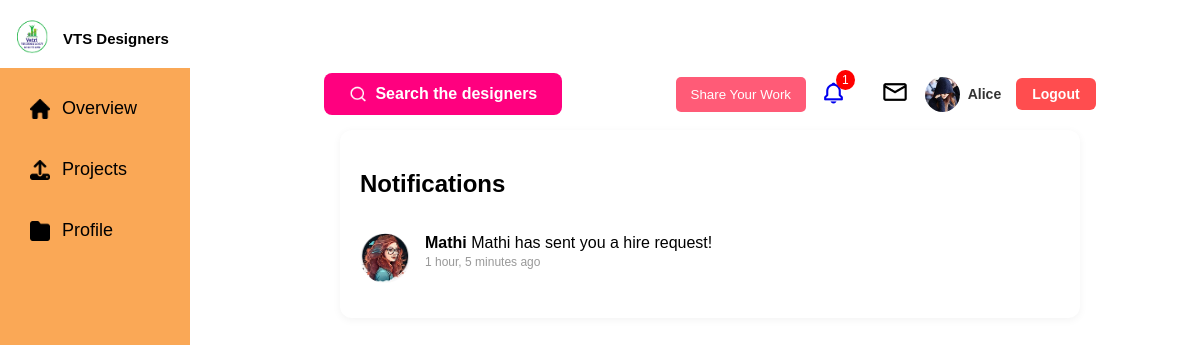
The page /notifications/ (signed in) on the database its author committed.
### core/models.py (models this page shows)
class PythonUser(AbstractUser):
    location = models.CharField(max_length=100, blank=True)
    company_name = models.CharField(max_length=200, blank=True)
    occupation = models.CharField(max_length=100, blank=True)
    about_me = models.TextField(blank=True)
    followers = models.ManyToManyField('self', symmetrical=False, related_name='following', blank=True)
    profile_pic = models.ImageField(upload_to='profiles/', blank=True, null=True)
    projects_descriptions = models.TextField(blank=True)  # Combined summary
    custom_message = models.CharField(max_length=255, blank=True)
    hired_users = models.ManyToManyField('self', symmetrical=False, related_name='hired_by', blank=True)
    can_add_projects = models.BooleanField(default=True)  # For view-only users

class Notification(models.Model):
    sender = models.ForeignKey(PythonUser, on_delete=models.CASCADE, related_name='sent_notifications', null=True, blank=True)  # new field
    user = models.ForeignKey(PythonUser, on_delete=models.CASCADE, related_name='notifications')
    message = models.CharField(max_length=255)
    is_read = models.BooleanField(default=False)
    created_at = models.DateTimeField(auto_now_add=True)

### core/views.py (the view)
# urls.py: path('notifications/', views.notifications_view, name='notifications'),
@login_required
def notifications_view(request):
    notifications = Notification.objects.filter(user=request.user).order_by('-created_at')
    return render(request, 'core/notifications.html', {'notifications': notifications})

### core/context_processors.py (called while the page is built)
def notifications_context(request):
    if request.user.is_authenticated:
        recent_notifications = Notification.objects.filter(user=request.user).order_by('-created_at')[:5]
        notifications_count = recent_notifications.count()
        return {
            'recent_notifications': recent_notifications,
            'notifications_count': notifications_count
        }
    return {}

### core/templates/core/notifications.html (shortened to what this page needs)
{% extends 'core/base.html' %}
{% load static %}
{% block extra_css %}
<link rel="stylesheet" href="{% static 'css/notifications.css' %}">
{% endblock %}
{% block body_class %}notifications-page{% endblock %}
{% block content %}
<div class="notification-card">
    <h2>Notifications</h2>
    {% for n in notifications %}
    <div class="notif-item">
        <img src="{{ n.sender.profile_image.url|default:'/static/images/default-avatar.png' }}" class="notif-avatar">
        <div>
            <strong>{{ n.sender.username }}</strong> {{ n.message }}
            <p class="notif-time">{{ n.created_at|timesince }} ago</p>
        </div>
    </div>
    {% empty %}
    <p>No notifications yet.</p>
    {% endfor %}
</div>
{% endblock %}

### core/templates/core/base.html (shortened to what this page needs)
{% load static %}
<!DOCTYPE html>
<html>
<head>
    <link rel="stylesheet" href="{% static 'css/base.css' %}">
    <link href='https://unpkg.com/boxicons@2.1.4/css/boxicons.min.css' rel='stylesheet'>
    <link rel="stylesheet" href="https://cdnjs.cloudflare.com/ajax/libs/font-awesome/6.5.0/css/all.min.css">
    {% block extra_css %}{% endblock %}
</head>
<body class="{% block body_class %}{% endblock %}">
    <div class="layout">
        <div class="left-column" id="sidebar">
            <div class="logo-section">
                <div class="logo-text">
                    <img src="{% static 'images/logo.PNG' %}" alt="Logo">
                    <h2>VTS Designers</h2>
                </div>
            </div>
            <div class="sidebar">
                <ul>
                    <li class="{% if request.resolver_match.url_name == 'dashboard' %}active{% endif %}">
                        <a href="{% url 'dashboard' %}">
                            <img src="{% static 'images/home.png' %}" alt="Home" class="icon white-filter"> Overview
                        </a>
                    </li>
                    <li class="{% if request.resolver_match.url_name == 'project_create' %}active{% endif %}">
                        <a href="{% url 'project_create' %}">
                            <img src="{% static 'images/upload.png' %}" alt="Projects" class="icon white-filter">
                            Projects
                        </a>
                    </li>
                    <li class="{% if request.resolver_match.url_name == 'user_profile' %}active{% endif %}">
    <a href="{% url 'user_profile' %}">
        <img src="{% static 'images/folder.png' %}" alt="Profile" class="icon white-filter"> Profile
    </a>
</li>
                </ul>
            </div>
        </div>
        <div class="right-column">
            <div class="topbar">
                <form method="get" action="{% url 'search_users' %}" class="dashboard-search">
                    <button type="submit">
                        <img src="{% static 'images/searchicon.png' %}" alt="Search">
                        Search the designers
                    </button>
                </form>
                <div class="icons">
                    <button class="share-btn" onclick="window.location.href='{% url 'project_create' %}'">Share Your
                        Work</button>
                    <a href="#" class="icon-link notif" id="notif-btn">
                        <i class='bx bx-bell'></i><span class="badge">{{ notifications_count }}</span>
                    </a>
                    <a href="{% url 'messages' %}" class="icon-link"><img src="{% static 'images/Mail.png' %}"
                            alt="Messages"></a>
<a href="{% url 'user_profile' %}" class="profile-link">
    <img src="{% if request.user.profile_pic %}{{ request.user.profile_pic.url }}{% else %}{% static 'images/default-avatar.png' %}{% endif %}"
         class="profile-pic" alt="{{ request.user.username }}">
    <span class="profile-name">{{ request.user.username }}</span>
</a>
                    <form method="post" action="{% url 'logout' %}">
                        <button type="submit" class="logout-btn">Logout</button>
                    </form>
                </div>
            </div>
            <div class="content-wrapper">
                <div class="main-content">
                    {% block content %}{% endblock %}
                </div>
            </div>
        </div>
    </div>
</body>
</html>

### core/static/css/base.css (style rules this page uses)
body { font-family: "Outfit", sans-serif; }
.layout { display: flex; height: 100vh; font-family: Arial, sans-serif; }
.left-column { width: 220px; display: flex; flex-direction: column; }
.logo-section { background: #fff; padding: 10px; display: flex; align-items: center; gap: 10px; z-index: 2; width:20%; position:fixed; margin-left: -8px; }
.logo-text { display: flex; align-items: center; gap: 8px; }
.logo-text img { width: 40px; height: 40px; }
.logo-text h2 { font-size: 16px; margin: 0; font-weight: bold; white-space: nowrap; }
.logo-section img { width: 45px; height: 40px; }
.logo-section h2 { font-size: 15px; margin: 0; font-weight: bold; }
.sidebar { background: #FAA856; color: #fff; padding: 30px 20px; flex: 1; margin-top: 30px; position:fixed; width:200px; height:500px; margin-left: -8px; }
.sidebar ul { list-style: none; padding: 0; }
.sidebar ul li { margin: 20px 0; }
.sidebar ul li a { color: black; text-decoration: none; font-size: 18px; display: flex; align-items: center; gap: 12px; padding: 10px; }
.sidebar ul li a img { width:20px; height:20px; }
.right-column { flex: 1; display: flex; flex-direction: column; background: #fff; }
.topbar { display: flex; justify-content: space-between; align-items: center; gap: 20px; padding: 15px 10px; background: #fff; margin: 50px auto 0; width:80%; }
.dashboard-search button { display: flex; align-items: center; gap: 8px; background: #ff007f; color: #fff; font-weight: bold; border: none; padding: 12px 25px; border-radius: 8px; font-size: 16px; cursor: pointer; border-top-left-radius: 8px; }
.dashboard-search button img { width: 18px; height: 18px; }
.share-btn { background: #ff5b77; border: none; padding: 10px 15px; color: #fff; border-radius: 5px; cursor: pointer; }
.icons { display: flex; align-items: center; gap: 15px; }
.icons .badge { background: red; color: #fff; font-size: 12px; border-radius: 50%; padding: 3px 6px; position: relative; top: -20px; left: -10px; }
.icon-link img { width:30px; height:30px; }
.icon-link i { font-size: 25px; }
.profile-pic { width: 35px; height: 35px; border-radius: 50%; }
.main-content { flex:1; width:90%; margin: auto; }
.icon-link.notif i { text-decoration: none; border: none; display: inline-block; line-height: 1; }
.icon-link.notif { text-decoration: none; }
.icon-link.notif { position: relative; }
.notif-item { border-bottom: 1px solid #f0f0f0; padding-bottom: 15px; margin-bottom: 15px; }
.notif-item:last-child { border-bottom: none; margin-bottom: 0; }
.notif-avatar { width: 45px; height: 45px; border-radius: 50%; object-fit: cover; }
.notif-time { display: block; font-size: 12px; color: #888; margin-top: 3px; }
.logout-btn { background: #ff4d4f; color: #fff; border: none; padding: 8px 16px; border-radius: 6px; font-size: 14px; font-weight: 600; cursor: pointer; transition: background 0.3s ease, transform 0.2s ease; }
.profile-link { display: flex; align-items: center; gap: 8px; text-decoration: none; color: #333; font-weight: 600; }
.profile-name { font-size: 14px; color: #333; }
@media (min-width: 1199px) and (max-width: 1439px) { .sidebar { width:150px; height:100%; } }

### core/static/css/notifications.css (style rules this page uses)
body { font-family: "Outfit", sans-serif; }
.notification-card { background: #fff; border-radius: 12px; padding: 20px; max-width: 700px; margin: 0 auto; box-shadow: 0 2px 8px rgba(0,0,0,0.05); }
.notif-item { display: flex; align-items: center; gap: 15px; padding: 15px 0; border-bottom: 1px solid #eee; }
.notif-avatar { width: 50px; height: 50px; border-radius: 50%; }
.notif-time { font-size: 12px; color: #999; }

### rows shown on the page
PythonUser: profile_pic (picture), user.username "Alice"
Notification: sender.username "Mathi", message "Mathi has sent you a hire request!", created_at "1 hour, 5 minutes"

### other values the page prints
{{ notifications_count }} "1"
